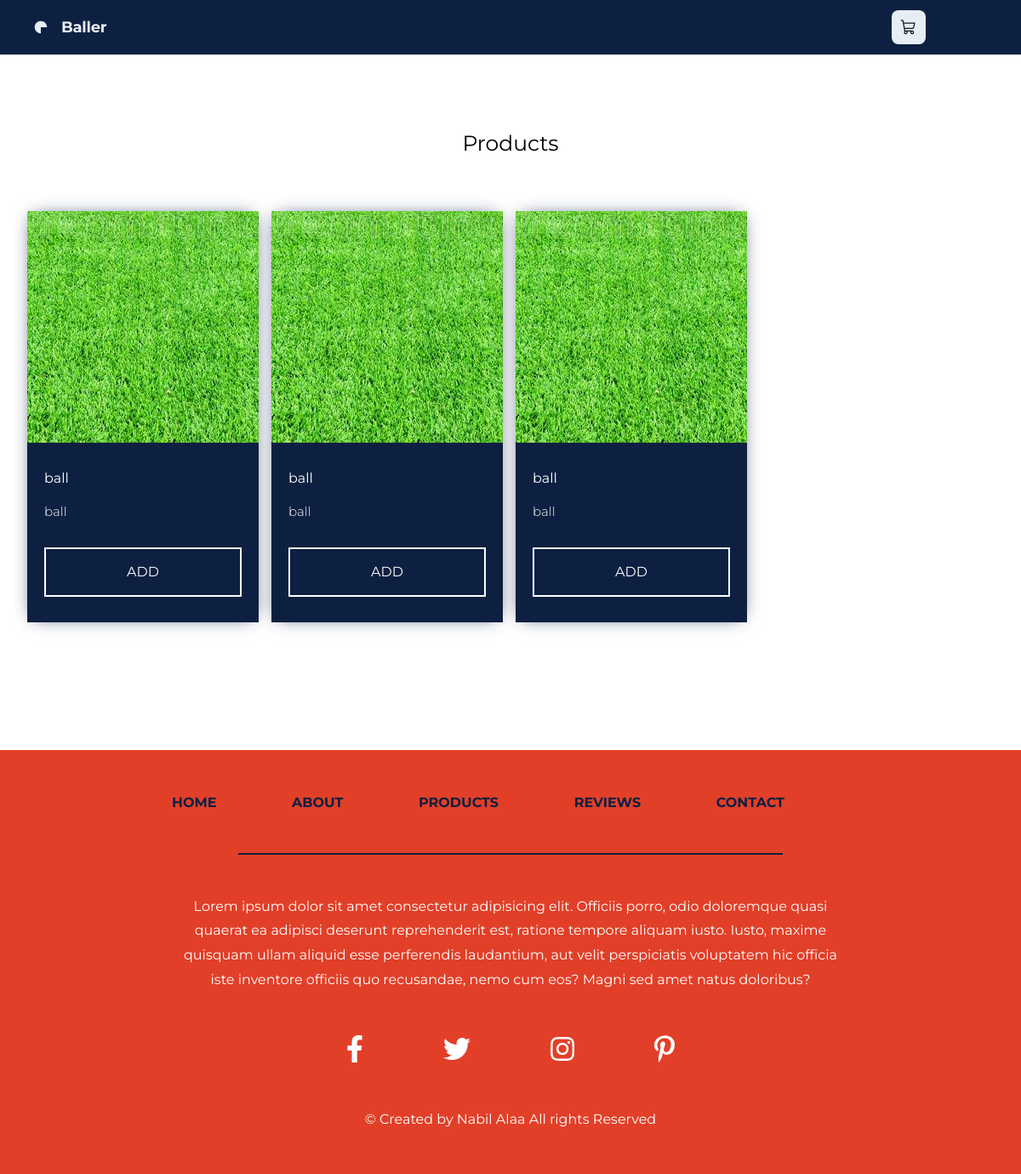
Page /products on the committed database.
### cart/models.py (models this page shows, shortened)
class Item(models.Model):
    name = models.CharField(max_length=50)
    image = models.ImageField(upload_to="balls/", blank=True)
    urlImage = models.URLField(null=1,verbose_name="url image")
    price = models.IntegerField()
    description = models.TextField()
    category = models.ForeignKey("category", on_delete=models.CASCADE, null=1,blank=True)

### ecommerce/views.py (the view)
# urls.py: path("products", products, name="products"),
def products(request):
    context = {
        "products": Item.objects.all(),
        "cart": CartItem.objects.all(),
    }
    return render(request, "products.html", context)

### templates/products.html (shortened to what this page needs)
{% extends "base.html" %}
{% load static %}
{% block content %}
        <section class="products pd-section" id="products">
            <h2 class="title-section">products</h2>
            <div class="container">
                <div class="grid-products">
                    {% for product in products %}
                        <div class="product">
                            <div class="product-img">
                            </div>
                            <div class="info">
                                <h3>{{ product.name }}</h3>
                                <p>
                                    {{ product.description }}
                                </p>
                                <a href="{% url 'addItem' product.id  %}" class="btn">Add</a>
                            </div>
                        </div>
                    {% endfor %}
                </div>
            </div>
        </section>
{% endblock %}

### static/css/style.css (style rules this page uses)
body { user-select: none; font-family: "Montserrat", sans-serif; scroll-behavior: smooth; }
.pd-section { padding: 150px 0; }
.btn { text-transform: uppercase; background-color: #0d2041; margin-top: 30px; padding: 15px; display: block; text-align: center; color: #fdfffe; border: 2px solid #fdfffe; font-weight: 400; cursor: pointer; }
.title-section { text-transform: capitalize; font-size: 25px; text-align: center; margin-bottom: 60px; }
.grid-products { display: grid; grid-template-columns: repeat(4, 17em); grid-gap: 25px 15px; }
.product { background: #0d2041; box-shadow: 0px 0px 21px -8px #0d2041; }
.product-img { width: 100%; height: 17em; padding: 50px; background-image: url(../images/bg.jpg); background-position: bottom; }
.info { padding: 30px 20px; }
.info h3 { font-weight: 400; color: #fdfffe; }
.info p { line-height: 1.6; margin: 15px 0; overflow: hidden; white-space: nowrap; text-overflow: ellipsis; color: #fdfffe; font-weight: 300; font-size: 15px; }

### rows in the picture
Item: name "ball", description "ball"
Item: name "ball", description "ball"
Item: name "ball", description "ball"
